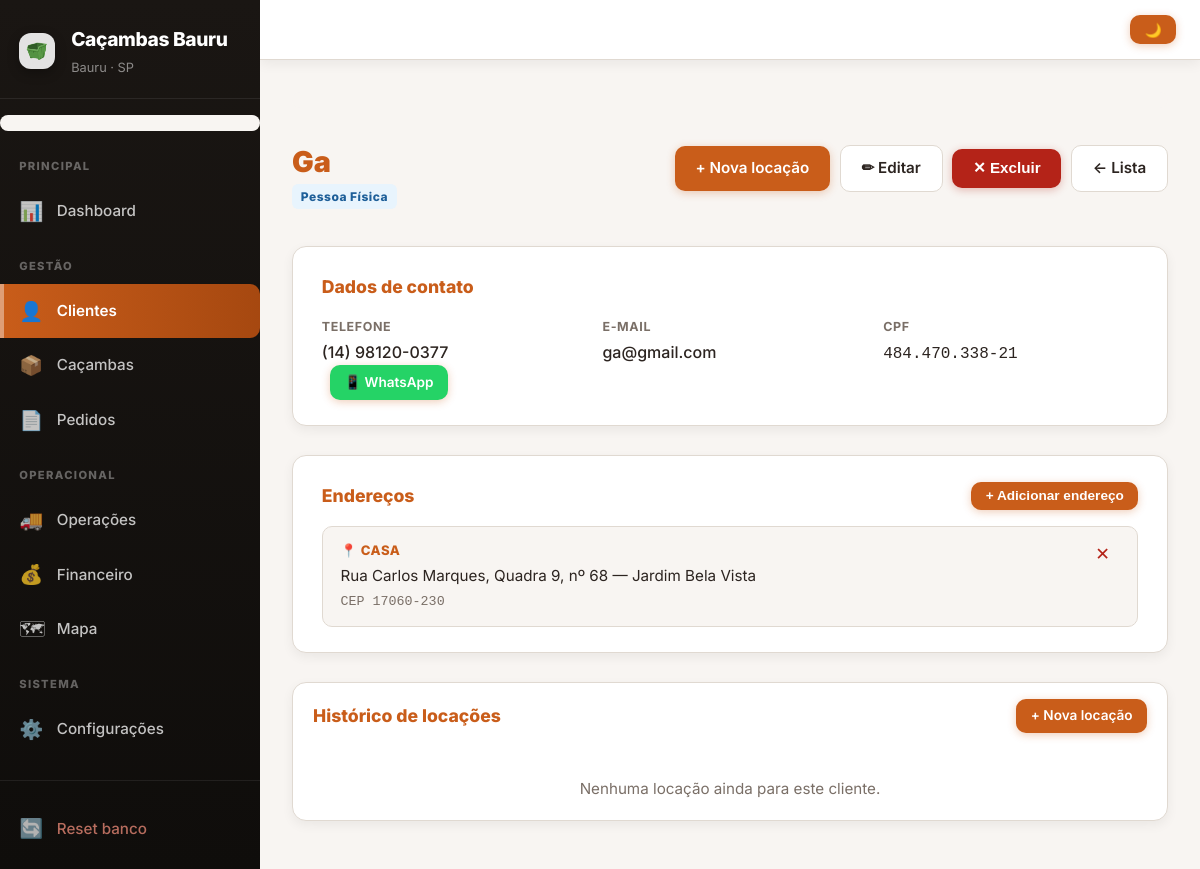
/clientes/1, run on an earlier commit of the app's database.
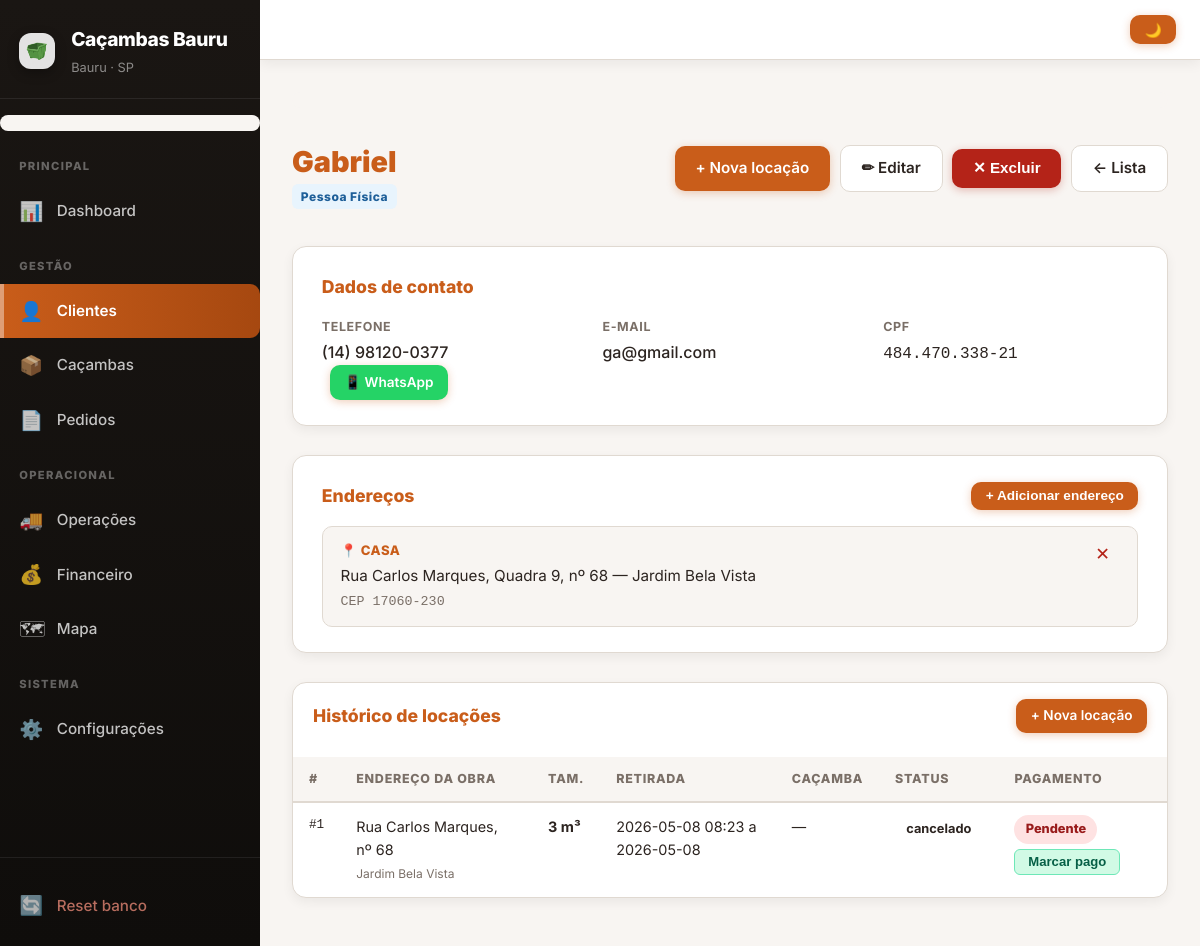
And on a later commit of the database.
### tables this page shows
CREATE TABLE clientes (
            id INTEGER PRIMARY KEY AUTOINCREMENT,
            tipo_pessoa TEXT NOT NULL DEFAULT 'pf',
            nome TEXT NOT NULL,
            cpf TEXT NOT NULL DEFAULT '',
            cnpj TEXT NOT NULL DEFAULT '',
            razao_social TEXT NOT NULL DEFAULT '',
            telefone TEXT NOT NULL,
            email TEXT DEFAULT '',
            endereco TEXT DEFAULT '',
            cep TEXT NOT NULL DEFAULT '',
            rua TEXT NOT NULL DEFAULT '',
            numero TEXT NOT NULL DEFAULT '',
            complemento TEXT NOT NULL DEFAULT ''
        );

CREATE TABLE enderecos_cliente (
            id INTEGER PRIMARY KEY AUTOINCREMENT,
            cliente_id INTEGER NOT NULL,
            cep TEXT NOT NULL DEFAULT '',
            rua TEXT NOT NULL DEFAULT '',
            quadra TEXT NOT NULL DEFAULT '',
            numero TEXT NOT NULL DEFAULT '',
            bairro TEXT NOT NULL DEFAULT '',
            complemento TEXT NOT NULL DEFAULT '',
            apelido TEXT NOT NULL DEFAULT '',
            FOREIGN KEY (cliente_id) REFERENCES clientes(id)
        );

CREATE TABLE pedidos (
            id INTEGER PRIMARY KEY AUTOINCREMENT,
            cliente_id INTEGER NOT NULL,
            cacamba_id INTEGER,
            capacidade_m3 INTEGER NOT NULL,
            valor_total REAL NOT NULL DEFAULT 0,
            motorista_entrega TEXT NOT NULL DEFAULT '',
            motorista_retirada TEXT NOT NULL DEFAULT '',
            endereco_obra TEXT NOT NULL DEFAULT '',
            obra_cep TEXT NOT NULL DEFAULT '',
            obra_rua TEXT NOT NULL DEFAULT '',
            obra_quadra TEXT NOT NULL DEFAULT '',
            obra_numero TEXT NOT NULL DEFAULT '',
            obra_bairro TEXT NOT NULL DEFAULT '',
            data_inicio TEXT NOT NULL DEFAULT '',
            data_fim_prevista TEXT NOT NULL DEFAULT '',
            data_fim_real TEXT NOT NULL DEFAULT '',
            status TEXT NOT NULL DEFAULT 'pendente',
            pago INTEGER NOT NULL DEFAULT 0,
            criado_em TEXT NOT NULL DEFAULT '',
            latitude REAL,
            longitude REAL,
            observacoes TEXT NOT NULL DEFAULT '',
            FOREIGN KEY (cliente_id) REFERENCES clientes(id),
            FOREIGN KEY (cacamba_id) REFERENCES cacambas(id)
        );

### app.py (the view)
@app.route("/clientes/<int:cid>")
def cliente_detalhe(cid):
    conn = get_conn()
    c = conn.execute(
        "SELECT id,tipo_pessoa,nome,cpf,cnpj,razao_social,telefone,email,cep,rua,numero,complemento"
        " FROM clientes WHERE id=?", (cid,)
    ).fetchone()
    if not c:
        conn.close()
        flash("Cliente não encontrado.","erro")
        return redirect(url_for("clientes"))
    enderecos = conn.execute(
        "SELECT id,apelido,cep,rua,quadra,numero,bairro,complemento"
        " FROM enderecos_cliente WHERE cliente_id=? ORDER BY id", (cid,)
    ).fetchall()
    pedidos = conn.execute(
        """SELECT p.id,p.status,p.pago,p.capacidade_m3,p.endereco_obra,
                  p.obra_rua,p.obra_quadra,p.obra_numero,p.obra_bairro,
                  p.data_inicio,p.data_fim_prevista,p.data_fim_real,p.motorista_entrega,
                  p.motorista_retirada,p.observacoes,p.criado_em,
                  ca.codigo AS cacamba_codigo
           FROM pedidos p LEFT JOIN cacambas ca ON ca.id=p.cacamba_id
           WHERE p.cliente_id=? ORDER BY p.id DESC""", (cid,)
    ).fetchall()
    conn.close()
    return render_template("cliente_detalhe.html",
        cliente=c, enderecos=enderecos, pedidos=pedidos,
        hoje=date.today().isoformat())

### app.py (called while the page is built)
def _get_config():
    conn = get_conn()
    cfg = {r["chave"]: r["valor"] for r in conn.execute("SELECT chave,valor FROM config").fetchall()}
    conn.close()
    return cfg

def _dias_locacao(config=None):
    if config is None:
        config = _get_config()
    try:
        return max(1, min(int(config.get("dias_locacao","7")), 30))
    except ValueError:
        return 7

def _get_motoristas():
    conn = get_conn()
    rows = [r["nome"] for r in conn.execute("SELECT nome FROM motoristas ORDER BY nome").fetchall()]
    conn.close()
    return rows

@app.context_processor
def inject_global_context():
    cfg = _get_config()
    return {
        "empresa_nome": cfg.get("empresa_nome", "Caçambas Bauru"),
        "empresa_fone": cfg.get("empresa_fone", ""),
        "dias_locacao": _dias_locacao(cfg),
        "motoristas": _get_motoristas(),
    }

### database.py (called while the page is built)
def get_conn():
    conn = sqlite3.connect(DB_PATH)
    conn.row_factory = sqlite3.Row
    return conn

### templates/cliente_detalhe.html (shortened to what the changed rows need)
{% extends "base.html" %}
{% block content %}
<section class="page-head">
  <div>
    <h2>{{ cliente.nome }}</h2>
    <p>
      <span class="badge-tipo {% if cliente.tipo_pessoa == 'pj' %}badge-pj{% else %}badge-pf{% endif %}">
        {{ 'Pessoa Jurídica' if cliente.tipo_pessoa == 'pj' else 'Pessoa Física' }}
      </span>
    </p>
  </div>
</section>
<div class="card">
  <div class="detalhe-grid">
      <div>
        <span class="detalhe-label">Telefone</span>
        <span class="detalhe-val">
          {{ cliente.telefone }}
          {% if cliente.telefone %}
          <a href="https://wa.me/55{{ cliente.telefone|replace(' ','')|replace('(','')|replace(')','')|replace('-','') }}?text=Olá, sua caçamba será entregue hoje."
             target="_blank" class="btn btn-sm" style="margin-left:.5rem; background:#25D366; color:white; border:none;">
          </a>
          {% endif %}
        </span>
      </div>
    <div>
      <span class="detalhe-label">E-mail</span>
      <span class="detalhe-val">{{ cliente.email or '—' }}</span>
    </div>
    <div>
      <span class="detalhe-label">{% if cliente.tipo_pessoa == 'pj' %}CNPJ{% else %}CPF{% endif %}</span>
      <span class="detalhe-val mono">
        {% if cliente.tipo_pessoa == 'pj' and cliente.cnpj and cliente.cnpj|length == 14 %}
          {{ cliente.cnpj[0:2] }}.{{ cliente.cnpj[2:5] }}.{{ cliente.cnpj[5:8] }}/{{ cliente.cnpj[8:12] }}-{{ cliente.cnpj[12:14] }}
        {% elif cliente.cpf and cliente.cpf|length == 11 %}
          {{ cliente.cpf[0:3] }}.{{ cliente.cpf[3:6] }}.{{ cliente.cpf[6:9] }}-{{ cliente.cpf[9:11] }}
        {% else %}—{% endif %}
      </span>
    </div>
  </div>
</div>
<div class="card">
  {% if enderecos %}
  <div class="enderecos-lista">
    {% for e in enderecos %}
    <div class="endereco-item">
      <div class="endereco-info">
        {% if e.apelido %}<strong class="end-apelido">📍 {{ e.apelido }}</strong>{% endif %}
        <span>
          {{ e.rua }}
          {%- if e.quadra %}, Quadra {{ e.quadra }}{% endif %}
          {%- if e.numero %}, nº {{ e.numero }}{% endif %}
          {%- if e.bairro %} — {{ e.bairro }}{% endif %}
        </span>
        {% if e.cep and e.cep|length == 8 %}<small class="muted mono">CEP {{ e.cep[0:5] }}-{{ e.cep[5:8] }}</small>{% endif %}
      </div>
      <form method="post" action="{{ url_for('cliente_endereco_excluir', cid=cliente.id, eid=e.id) }}"
            onsubmit="return confirm('Remover este endereço?')">
        <button type="submit" class="btn-icon-danger" title="Remover">✕</button>
      </form>
    </div>
    {% endfor %}
  </div>
  {% else %}
  <p class="muted" style="margin:.5rem 0 0; font-size:.9rem">Nenhum endereço adicional. Clique em "+ Adicionar endereço" para incluir.</p>
  {% endif %}
</div>
<div class="card table-wrap">
  <div class="card-head-row" style="padding:1rem 1.25rem .5rem">
    <h3 class="card-title">Histórico de locações</h3>
    <a class="btn btn-sm" href="{{ url_for('pedido_novo', cliente_id=cliente.id) }}">+ Nova locação</a>
  </div>
  {% if pedidos %}
  <table class="tabela-dados">
    <thead>
      <tr>
        <th>#</th>
        <th>Endereço da obra</th>
        <th>Tam.</th>
        <th>Retirada</th>
        <th>Caçamba</th>
        <th>Status</th>
        <th>Pagamento</th>
      </tr>
    </thead>
    <tbody>
      {% for p in pedidos %}
      {% set vencida = p.data_fim_prevista and p.data_fim_prevista < hoje and p.status != 'finalizado' %}
      <tr class="{% if vencida %}linha-vencida{% endif %}">
        <td class="mono">#{{ p.id }}</td>
        <td class="cel-obra-pedido">
          {{ p.obra_rua or p.endereco_obra or '—' }}{% if p.obra_numero %}, nº {{ p.obra_numero }}{% endif %}
          {% if p.obra_bairro %}<br><small class="muted">{{ p.obra_bairro }}</small>{% endif %}
        </td>
        <td><strong>{{ p.capacidade_m3 }} m³</strong></td>
        <td>
          {% if p.status in ['cancelado','finalizado'] and p.data_fim_real %}
            {{ p.data_inicio }} a {{ p.data_fim_real }}
          {% else %}
            {{ p.data_fim_prevista or 'na entrega' }}
          {% endif %}
        </td>
        <td>{{ p.cacamba_codigo or '—' }}</td>
        <td><span class="status-chip status-{{ p.status }}">{{ p.status.replace('_',' ') }}</span></td>
        <td>
          {% if p.pago %}
            <span class="badge-pago">✓ Pago</span>
          {% else %}
            <span class="badge-nao-pago">Pendente</span>
            <form class="inline-form" method="post" action="{{ url_for('pedido_pagar', pid=p.id) }}">
              <button type="submit" class="btn-pagar">Marcar pago</button>
            </form>
          {% endif %}
        </td>
      </tr>
      {% endfor %}
    </tbody>
  </table>
  {% else %}
  <div class="empty-state">Nenhuma locação ainda para este cliente.</div>
  {% endif %}
</div>
{% endblock %}

What changed in the data, as far as the page shows it:
changed clientes "ga@gmail.com": nome "Ga" → "Gabriel"
added pedidos: id "1", obra_rua "Rua Carlos Marques", obra_numero "68", obra_bairro "Jardim Bela Vista", capacidade_m3 "3", data_inicio "2026-05-08 08:23", data_fim_real "2026-05-08", cacamba_codigo "—", status.replace "cancelado"
Also different on the page:
text no longer shown: "Nenhuma locação ainda para este cliente."
text now shown: "# ENDEREÇO DA OBRA TAM. RETIRADA CAÇAMBA STATUS PAGAMENTO"
